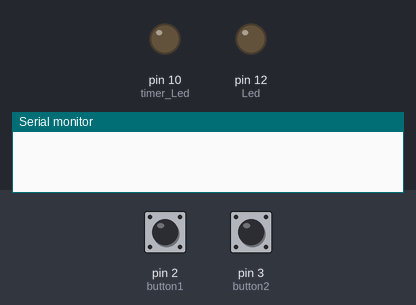
The sketch below on a simulated Arduino Uno, built with avr-gcc and run on an emulated ATmega328P. Shown: output pins drawn as LEDs (lit = HIGH), the last lines printed to the serial monitor. Inputs (shaded band) come from the test bench; at power-on: pin 2 (button1) LOW, pin 3 (button2) LOW.

Above: at 1.2 s.
1.3 s: pin 2 (button1) pulled HIGH for 0.15 s
At 1.37 s:
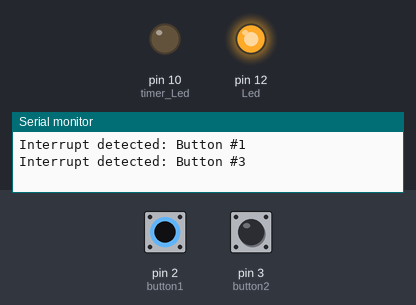
2.9 s: pin 3 (button2) pulled HIGH for 0.15 s
At 4.0 s:
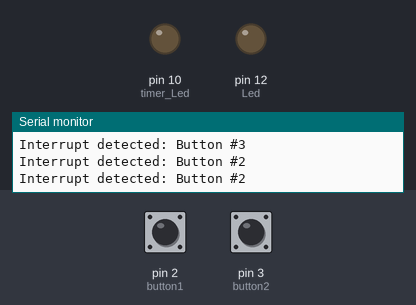
4.5 s: pin 3 (button2) pulled HIGH for 3.2 s
At 5.7 s:
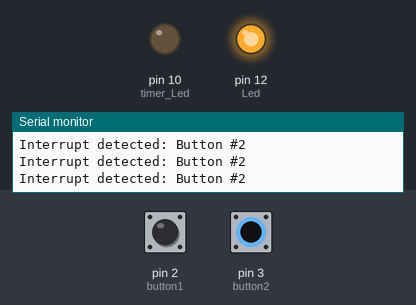
9.2 s: pin 2 (button1) pulled HIGH for 3.2 s
At 13.0 s:
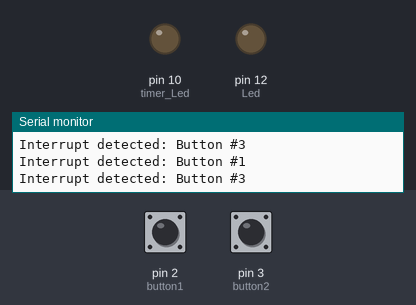
Timing chart, 0 to 14.5 s (numbered marks = the images above; inputs shaded):
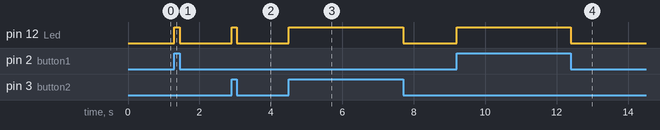

The sketch:

task_t3.ino
```cpp
const byte Led = 12;
const byte timer_Led = 10;
const byte button1 = 2;
const byte button2 = 3;
const byte button3 = 4;
bool LedState = false;
int timer1_compare_match;

void setup() {

  Serial.begin(9600);
  pinMode(button2, INPUT);
  pinMode(button1, INPUT);
  pinMode(button3, INPUT);
  pinMode(Led, OUTPUT);
  pinMode(timer_Led, OUTPUT);

  attachInterrupt(digitalPinToInterrupt (button1), button_1, CHANGE);
  attachInterrupt(digitalPinToInterrupt(button2), button_2, CHANGE);

}

void loop() {

  delay(50);

}

void button_2()
{
  Serial.println("Interrupt detected: Button #2 ");
  Serial.println("");
  LedState = !LedState;
  digitalWrite(Led, LedState);
}

void button_1()
{
  Serial.println("Interrupt detected: Button #1");
  LedState = !LedState;
  digitalWrite(Led, LedState);
  Serial.println("");
  Serial.println("Interrupt detected: Button #3");

}
```

Measured:
- after the input at 1.3 s, pin 12 (Led): LOW → HIGH at once, → LOW 0.15 s later
- after the input at 2.9 s, pin 12 (Led): LOW → HIGH at once, → LOW 0.15 s later
- after the input at 4.5 s, pin 12 (Led): LOW → HIGH at once, → LOW 3.2 s later
- after the input at 9.2 s, pin 12 (Led): LOW → HIGH at once, → LOW 3.2 s later
